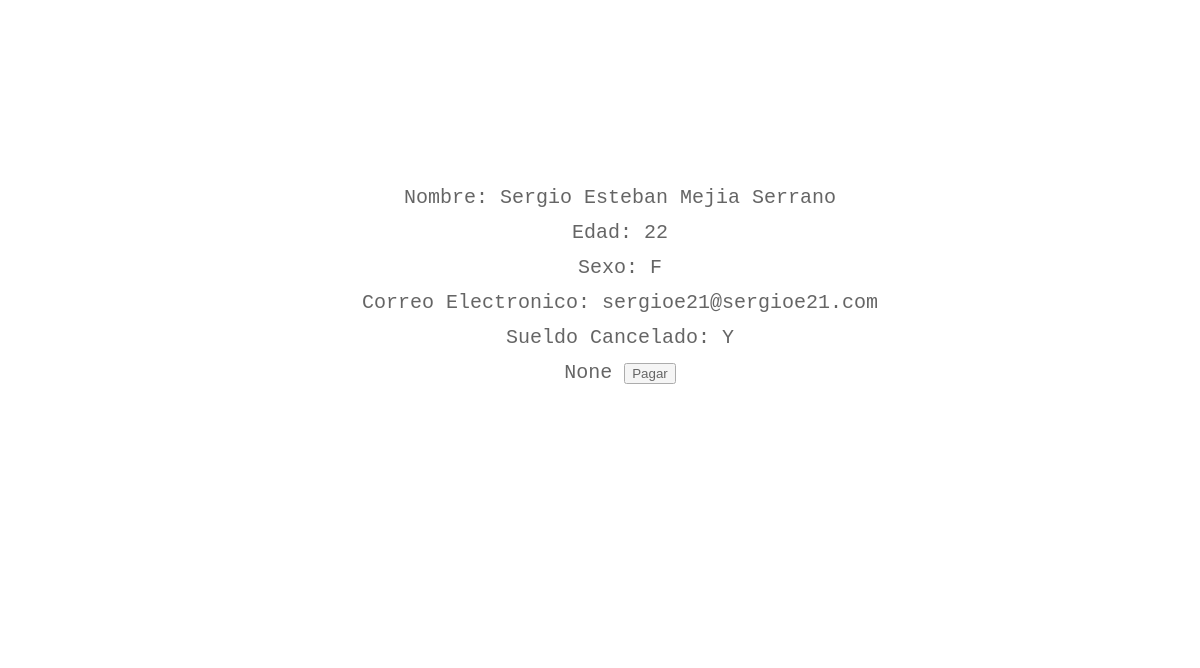
The page /1 on the database its author committed.
### workers/models.py (models this page shows, shortened)
class Worker(models.Model):
	pp = (
		('Y','Yes'),
		('N','No'),
		)
	sx = (
		('F','Female'),
		('M','Male'),
		)
	last_name =  models.CharField(max_length=100)
	first_name = models.CharField(max_length=100)
	age = models.CharField(max_length=3,default=1)
	sex = models.CharField(max_length=1,choices=sx)
	email = models.EmailField(default='s@sergioe21.com')
	paid = models.CharField(max_length=1,choices = pp)
	url_background = models.CharField(max_length=500,default='http://www.vallourec-ra2013.com/assets/img/background/background-univ-petrole-degrade.png')
	def get_paid(self):
		self.paid = 'Y'
		self.save()

### workers/views.py (the view)
# urls.py: url(r'^(?P<worker_id>[0-9]+)', views.details, name='details'),
def details(request,worker_id):
	data = Worker.objects.get(pk=worker_id)
	return render(request,'workers/base.html',{'wk':data})

### workers/templates/workers/base.html (shortened to what this page needs)
{% load staticfiles %}
<html>
   <head>
   	<link rel="stylesheet" href="{% static 'workers/base.css' %}">
</head>
<body background='{{ wk.url_background }}'>
  <header><a href="/admin/">Admin Site</a></header>
  <article>
    <div>
    <ul>
      <li>Nombre: {{ wk.first_name }} {{ wk.last_name }}</li>
      <li>Edad: {{wk.age}}</li>
      <li>Sexo: {{wk.sex}}</li>
      <li>Correo Electronico: {{wk.email}}</li>
      <li>Sueldo Cancelado: {{wk.paid}}</li>
      <li> <form action="/{{wk.id}}">
    	{{ wk.get_paid }}
    	<input type="submit" value="Pagar">
      </li>
    </ul>
    </div>
  </article>
</body>
</html>

### workers/static/workers/base.css (style rules this page uses)
div { background-color: #ffffff; border-radius:10px; position: absolute; top: 20%; left: 20%; width: 60%; height: 60%; opacity: 0.6; }
li { text-align: center; list-style-type: none; }
ul { font-family: 'Courier New', Courier, 'Lucida Sans Typewriter', 'Lucida Typewriter', monospace; color: #000000; font-size:20px; text-align:center; line-height: 35px; font-style: inherit; }
a { text-decoration: none; color: white; }
header { text-align: right; }

### rows shown on the page
Worker: first_name "Sergio Esteban", last_name "Mejia Serrano", age "22", sex "F", email "sergioe21@sergioe21.com", paid "Y", get_paid "None"
